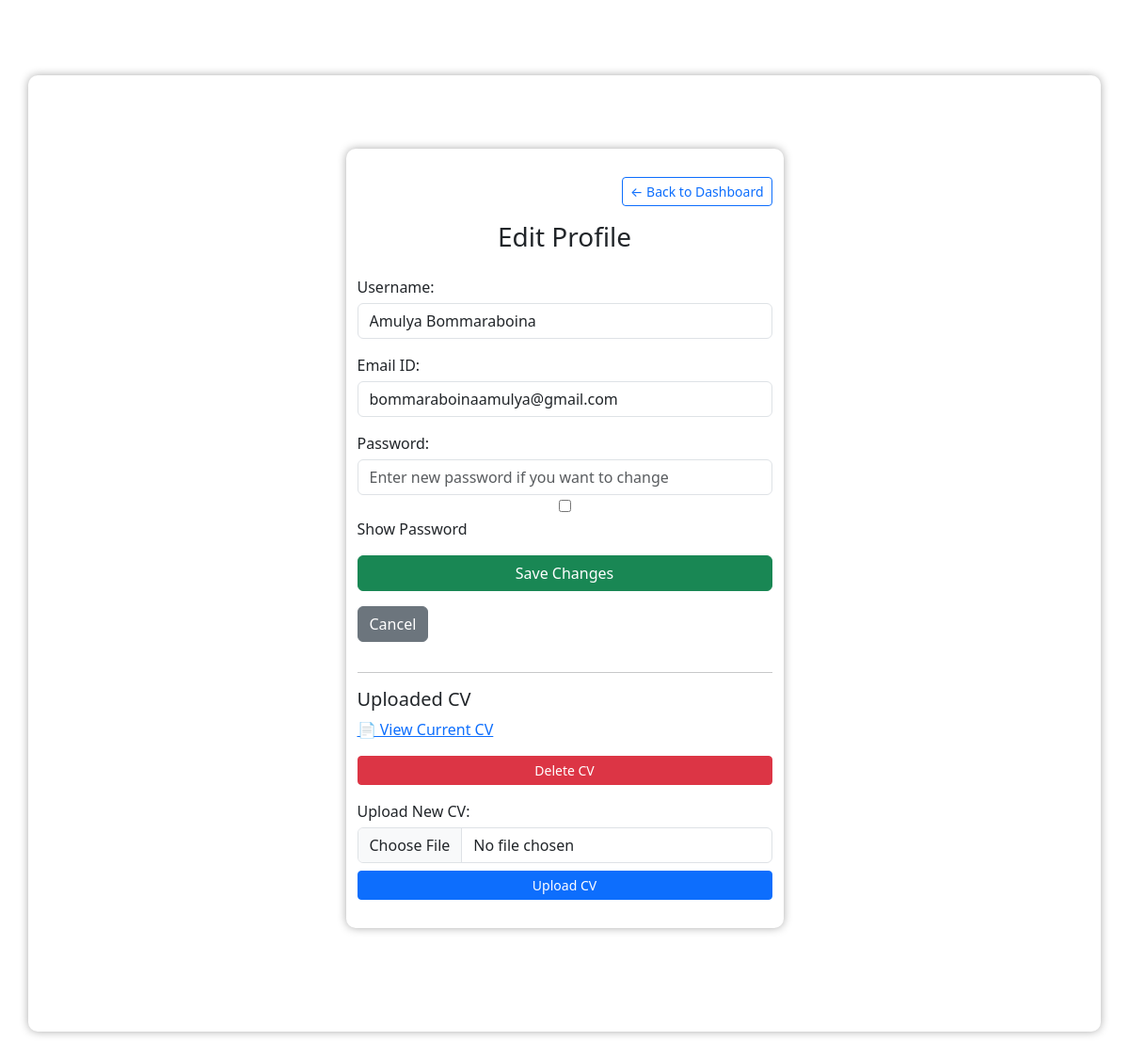
The page /edit-profile (signed in) on the database as committed earlier.
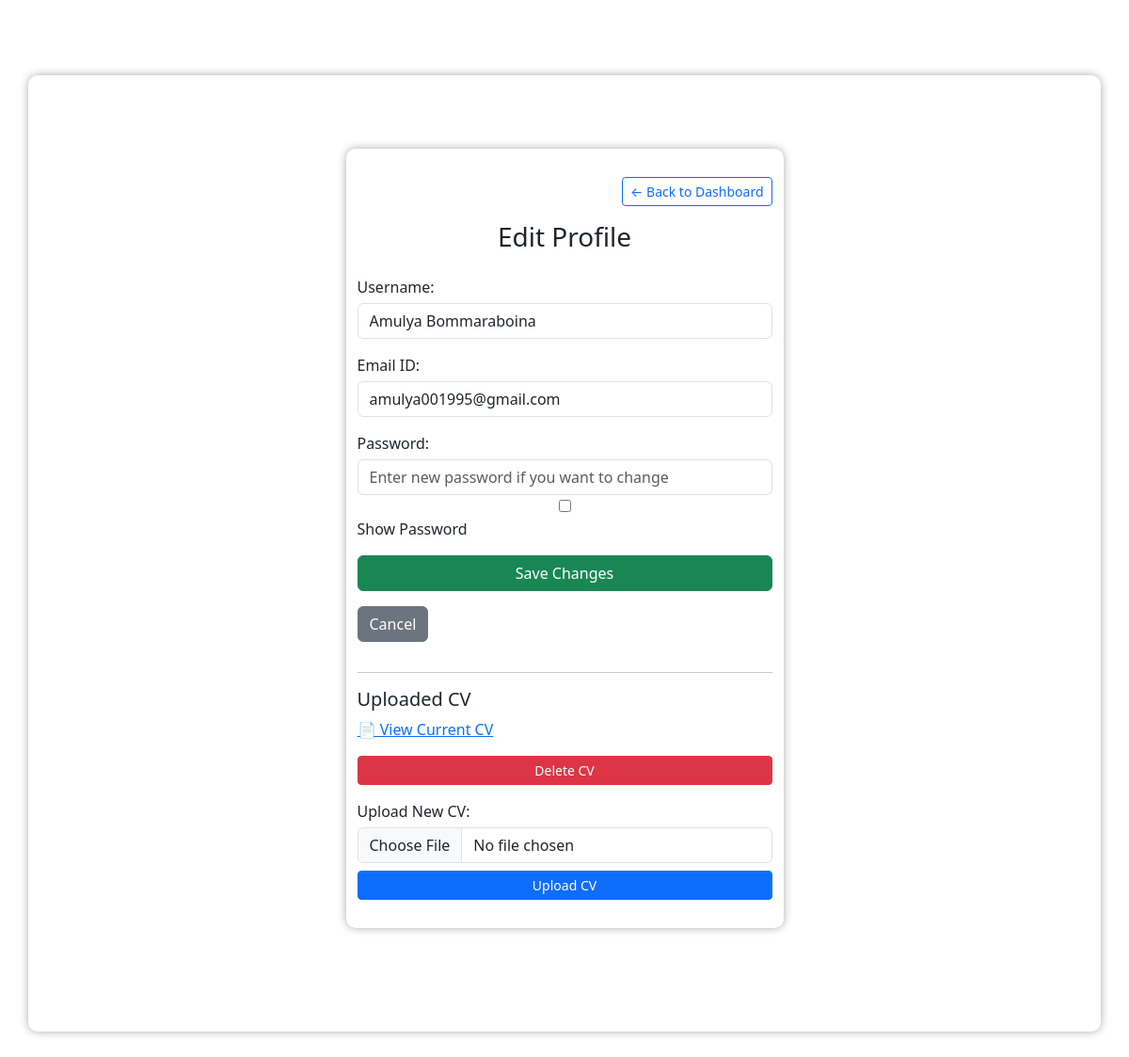
The same page on the database as committed later.
### app/models/user.py (models this page shows, shortened)
class User(db.Model):
    id = db.Column(db.Integer, primary_key=True)
    username = db.Column(db.String(100), nullable=False)
    email = db.Column(db.String(120), unique=True, nullable=False)
    password = db.Column(db.String(200), nullable=False)
    cv_filename = db.Column(db.String(200), nullable=True)

### app/routes/profile_routes.py (the view, shortened to what this page needs)
@profile.route('/edit-profile', methods=['GET', 'POST'])
def edit_profile():
    if 'user_id' not in session:
        flash("Please log in to edit your profile.", "warning")
        return redirect(url_for('auth.login'))
    user = User.query.get(session['user_id'])
    return render_template("edit_profile.html", user=user)

### app/templates/edit_profile.html (shortened to what this page needs)
{% extends "layout.html" %}
{% block content %}
<link href="https://cdn.jsdelivr.net/npm/bootstrap@5.3.2/dist/css/bootstrap.min.css" rel="stylesheet">
<div class="container mt-5 col-md-5">
    <div class="mb-3 text-end">
        <a href="{{ url_for('dashboard.dashboard_home') }}" class="btn btn-outline-primary btn-sm">← Back to Dashboard</a>
    </div>
    <h3 class="text-center mb-4">Edit Profile</h3>
    <form method="POST">
        <div class="form-group mb-3">
            <label>Username:</label>
            <input type="text" name="username" value="{{ user.username }}" class="form-control" required>
        </div>
        <div class="form-group mb-3">
            <label>Email ID:</label>
            <input type="email" name="email" value="{{ user.email }}" class="form-control" required>
        </div>
        <div class="form-group mb-3">
            <label>Password:</label>
            <input type="password" id="passwordField" name="new_password" class="form-control" placeholder="Enter new password if you want to change">
            <input type="checkbox" onclick="togglePassword()"> Show Password
        </div>
        <button type="submit" class="btn btn-success mb-3">Save Changes</button>
        <a href="{{ url_for('profile.profile_page') }}" class="btn btn-secondary mb-3">Cancel</a>
    </form>
    <hr>
    <h5>Uploaded CV</h5>
    {% if user.cv_filename %}
        <p>
            <a href="{{ url_for('profile.view_cv', filename=user.cv_filename) }}" target="_blank">📄 View Current CV</a>
        </p>
        <form action="{{ url_for('profile.delete_cv') }}" method="POST" style="display:inline;">
            <button type="submit" class="btn btn-danger btn-sm">Delete CV</button>
        </form>
    {% else %}
        <p>No CV uploaded.</p>
    {% endif %}
    <form action="{{ url_for('profile.upload_new_cv') }}" method="POST" enctype="multipart/form-data" class="mt-3">
        <div class="form-group">
            <label>Upload New CV:</label>
            <input type="file" name="cv_file" class="form-control mb-2" required>
        </div>
        <button type="submit" class="btn btn-primary btn-sm">Upload CV</button>
    </form>
</div>
{% endblock %}

Rows that differ between the two databases and show on the page:
changed User "Amulya Bommaraboina": email "bommaraboinaamulya@gmail.com" → "amulya001995@gmail.com"
